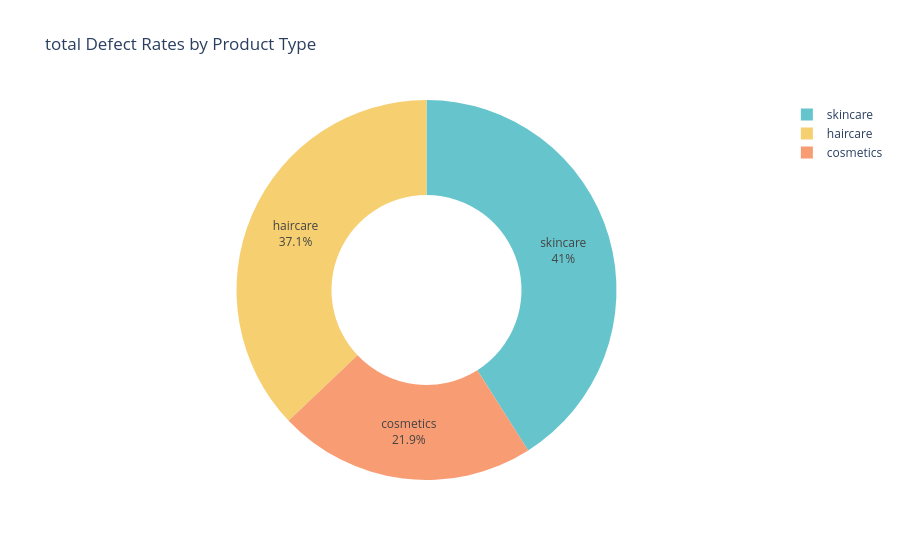

Write notebook code for a chart like this one.
### Code cell
Defect_data = df.groupby('Product type')['Defect rates'].sum().reset_index()
# sales_data

pie_chart = px.pie(Defect_data, values = 'Defect rates',
                   names = 'Product type',
                   title = 'total Defect Rates by Product Type',
                   hover_data = ['Defect rates'],
                   hole = 0.5,
                   color_discrete_sequence = px.colors.qualitative.Pastel)
pie_chart.update_traces(textposition = 'inside', textinfo = 'percent+label')
pie_chart.show()

### Figure 1 — Plotly figure (JSON) as saved in the notebook; plotly's stock layout.template omitted (floating-point values rounded to 4 significant figures)
{"data": [{"customdata": [[49.9], [84.43], [93.39]], "domain": {"x": [0, 1], "y": [0, 1]}, "hole": 0.5, "hovertemplate": "Product type=%{label}<br>Defect rates=%{customdata[0]}<extra></extra>", "labels": ["cosmetics", "haircare", "skincare"], "legendgroup": "", "name": "", "showlegend": true, "textinfo": "percent+label", "textposition": "inside", "type": "pie", "values": [49.9, 84.43, 93.39]}], "layout": {"legend": {"tracegroupgap": 0}, "piecolorway": ["rgb(102, 197, 204)", "rgb(246, 207, 113)", "rgb(248, 156, 116)", "rgb(220, 176, 242)", "rgb(135, 197, 95)", "rgb(158, 185, 243)", "rgb(254, 136, 177)", "rgb(201, 219, 116)", "rgb(139, 224, 164)", "rgb(180, 151, 231)", "rgb(179, 179, 179)"], "title": {"text": "total Defect Rates by Product Type"}}}
